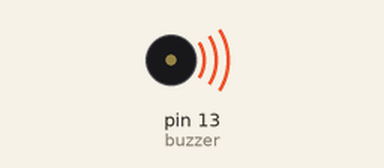
The sketch below on a simulated Arduino Uno, built with avr-gcc and run on an emulated ATmega328P. Parts: buzzer (waves = sounding).

Above: at 0.1 s.
At 62.5 s:
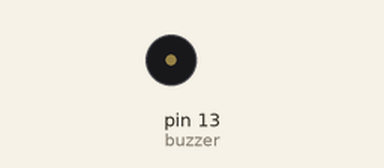
Timing chart, 0 to 64.0 s (numbered marks = the images above):
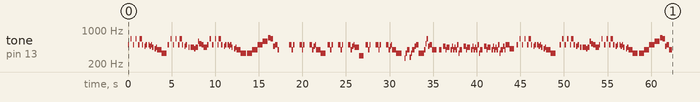

The sketch:

Cantina_sep9a.ino
```cpp
/*INSTRUCTION: Hook up Pin 10 to the positive side of a buzzer or a microphone, hook up
 any resistor to the negative side of a buzzer.

 */


const int buzzer = 13;

// Change to 0.5 for a slower version of the song, 1.25 for a faster version
const float songSpeed = 0.85;


#define NOTE_B4 493
#define NOTE_A4 440
#define NOTE_E5 659
#define NOTE_A5 466
#define NOTE_G5 415
#define NOTE_G4 390
#define NOTE_E4 330
#define NOTE_C5 523
#define NOTE_D5 587
#define NOTE_F5 689
#define NOTE_D4 294
#define NOTE_CS 277
#define NOTE_C4 262

int notes[] = {

  NOTE_B4, 0, NOTE_E5, 0, NOTE_B4, 0, NOTE_E5, 0,
  NOTE_B4, NOTE_E5, NOTE_B4, 0, NOTE_A5, NOTE_B4, 0,
  NOTE_B4, NOTE_A5, NOTE_B4, NOTE_A4, 0, NOTE_G5, NOTE_A4, NOTE_G4,
  NOTE_E4, 0,

  NOTE_B4, 0, NOTE_E5, 0, NOTE_B4, 0, NOTE_E5, 0,
  NOTE_B4, NOTE_E5, NOTE_B4, 0, NOTE_A5, NOTE_B4, 0,
  NOTE_A4, 0, NOTE_A4, NOTE_G5, NOTE_A4,
  NOTE_D5, NOTE_C5, NOTE_B4, NOTE_A4,

  NOTE_B4, 0, NOTE_E5, 0, NOTE_B4, 0, NOTE_E5, 0,
  NOTE_B4, NOTE_E5, NOTE_B4, 0, NOTE_A5, NOTE_B4, 0,
  NOTE_B4, NOTE_A5, NOTE_B4, NOTE_A4, 0, NOTE_G5, NOTE_A4, NOTE_G4,
  NOTE_E4, 0,

  NOTE_E4, NOTE_G4,
  NOTE_B4, NOTE_D5, 0,
  NOTE_F5, NOTE_E5, NOTE_A5, NOTE_B4, NOTE_G4, 0,

  0, NOTE_B4, NOTE_G4, NOTE_B4, 0, 0,
  0, NOTE_B4, NOTE_G4, NOTE_B4, 0, 0,
  0, NOTE_B4, NOTE_G4, NOTE_A5, NOTE_B4,
  NOTE_G4, NOTE_E4, 0,

  0, NOTE_B4, NOTE_G4, NOTE_B4, 0, 0,
  0, NOTE_B4, NOTE_G4, NOTE_B4, 0, 0,
  0, NOTE_B4, NOTE_G4, NOTE_A5, NOTE_B4,
  NOTE_A4, NOTE_D4, 0,

  0, NOTE_B4, NOTE_G4, NOTE_B4, 0, 0,
  0, NOTE_B4, NOTE_G4, NOTE_B4, 0, 0,
  0, NOTE_B4, NOTE_G4, NOTE_A5, NOTE_B4,
  NOTE_G4, NOTE_E4, 0,

  NOTE_C4, NOTE_E4, NOTE_G4, NOTE_CS, NOTE_E4, NOTE_G4,
  NOTE_A5, NOTE_B4, NOTE_E4,
  NOTE_E4, NOTE_G4, NOTE_C5, NOTE_E5, NOTE_A5, NOTE_B4,
  NOTE_G4, 0,

  NOTE_G4, 0, NOTE_A5, NOTE_G4, NOTE_A4,
  0, NOTE_G4, NOTE_A5, NOTE_G4, NOTE_A4, NOTE_G4, NOTE_B4, NOTE_E4,
  NOTE_G4, 0, NOTE_A5, NOTE_G4, NOTE_A4,
  0, NOTE_G4, NOTE_A5, NOTE_G4, NOTE_A4, NOTE_G4, NOTE_B4, NOTE_E4,
  NOTE_G4, 0, NOTE_A5, NOTE_G4, NOTE_A4,
  0, NOTE_G4, NOTE_A5, NOTE_G4, NOTE_A4, NOTE_G4, NOTE_B4, NOTE_E4,
  NOTE_G4, NOTE_G4, NOTE_A5, NOTE_G4, NOTE_B4, NOTE_B4, NOTE_G5, 0,

  //Repeat for Second Half

  NOTE_B4, 0, NOTE_E5, 0, NOTE_B4, 0, NOTE_E5, 0,
  NOTE_B4, NOTE_E5, NOTE_B4, 0, NOTE_A5, NOTE_B4, 0,
  NOTE_B4, NOTE_A5, NOTE_B4, NOTE_A4, 0, NOTE_G5, NOTE_A4, NOTE_G4,
  NOTE_E4, 0,

  NOTE_B4, 0, NOTE_E5, 0, NOTE_B4, 0, NOTE_E5, 0,
  NOTE_B4, NOTE_E5, NOTE_B4, 0, NOTE_A5, NOTE_B4, 0,
  NOTE_A4, 0, NOTE_A4, NOTE_G5, NOTE_A4,
  NOTE_D5, NOTE_C5, NOTE_B4, NOTE_A4,

  NOTE_B4, 0, NOTE_E5, 0, NOTE_B4, 0, NOTE_E5, 0,
  NOTE_B4, NOTE_E5, NOTE_B4, 0, NOTE_A5, NOTE_B4, 0,
  NOTE_B4, NOTE_A5, NOTE_B4, NOTE_A4, 0, NOTE_G5, NOTE_A4, NOTE_G4,
  NOTE_E4, 0,

  NOTE_E4, NOTE_G4,
  NOTE_B4, NOTE_D5, 0,
  NOTE_F5, NOTE_E5, NOTE_A5, NOTE_B4, NOTE_G4, 0,

  };

int durations[] = {

125, 125, 125, 125, 125, 125, 125, 125,
125, 250, 125, 125, 125, 125, 125,
125, 125, 125, 125, 125, 125, 125, 400,
500, 125,

125, 125, 125, 125, 125, 125, 125, 125,
125, 250, 125, 125, 125, 125, 125,
125, 100, 350, 150, 220,
125, 220, 220, 330,

125, 125, 125, 125, 125, 125, 125, 125,
125, 250, 125, 125, 125, 125, 125,
125, 125, 125, 125, 125, 125, 125, 400,
500, 125,

500, 500, 500, 500, 50,
250, 250, 150, 250, 150, 800,

200, 250, 125, 125, 125, 250,
125, 250, 125, 125, 125, 250,
125, 250, 125, 125, 100,
450, 500, 10,

200, 250, 125, 125, 125, 250,
125, 250, 125, 125, 125, 250,
125, 250, 125, 125, 100,
450, 425, 10,

200, 250, 125, 125, 125, 250,
125, 250, 125, 125, 125, 250,
125, 250, 125, 125, 100,
400, 500, 300,

125, 125, 250, 125, 125, 250,
125, 250, 425,
125, 125, 125, 125, 125, 250,
450, 250,

250, 125, 250, 125, 250,
125, 125, 125, 125, 125, 125, 125, 125,
250, 125, 250, 125, 250,
125, 125, 125, 125, 125, 125, 125, 125,
250, 125, 250, 125, 250,
125, 125, 125, 125, 125, 125, 125, 125,
125, 125, 125, 125, 125, 250, 450, 250,

125, 125, 125, 125, 125, 125, 125, 125,
125, 250, 125, 125, 125, 125, 125,
125, 125, 125, 125, 125, 125, 125, 400,
500, 400,

125, 125, 125, 125, 125, 125, 125, 125,
125, 250, 125, 125, 125, 125, 125,
125, 100, 350, 150, 220,
125, 220, 220, 330,

125, 125, 125, 125, 125, 125, 125, 125,
125, 250, 125, 125, 125, 125, 125,
125, 125, 125, 125, 125, 125, 125, 400,
500, 125,

500, 500, 500, 500, 50,
250, 250, 150, 250, 300, 800,
};

void setup()
{
    const int totalNotes = sizeof(notes) / sizeof(int);
  // Loop through each note
  for (int i = 0; i < totalNotes; i++)
  {
    const int currentNote = notes[i];
    float wait = durations[i] / songSpeed;
    // Play tone if currentNote is not 0 frequency, otherwise pause (noTone)
    if (currentNote != 0)
    {
      tone(buzzer, notes[i], wait); // tone(pin, frequency, duration)
    }
    else
    {
      noTone(buzzer);
    }
    // delay is used to wait for tone to finish playing before moving to next loop
    delay(wait);
  }

}

void loop() {


}
```
